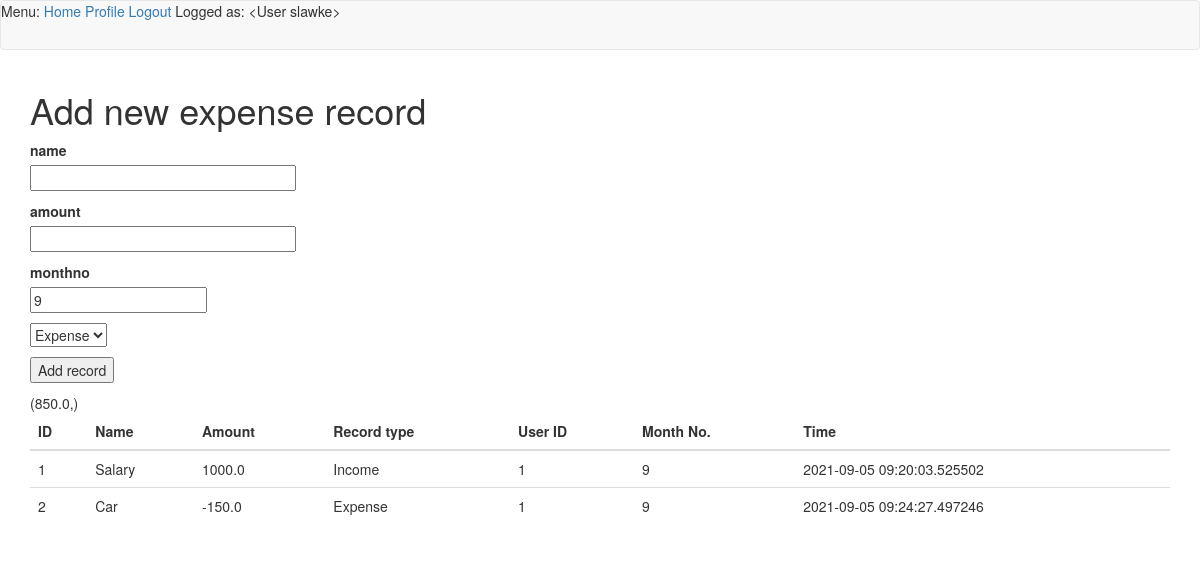
The app's page /add (signed in) with its own data.
### app/models.py (models this page shows, shortened)
class User(UserMixin, db.Model):
    id = db.Column(db.Integer, primary_key=True)
    username = db.Column(db.String(64), index=True, unique=True)
    email = db.Column(db.String(120), index=True, unique=True)
    password_hash = db.Column(db.String(128))
    posts = db.relationship('Post', backref='author', lazy='dynamic')
    def __repr__(self):
        return '<User {}>'.format(self.username)

class Expenses(db.Model):
    id = db.Column(db.Integer, primary_key=True)
    name = db.Column(db.String)
    amount = db.Column(db.String(140))
    monthno = db.Column(db.String, default=str(datetime.utcnow().strftime("%m")))
    timestamp = db.Column(db.DateTime, index=True, default=datetime.utcnow())
    user_id = db.Column(db.String, db.ForeignKey('user.id')) #nullable=False eventually try
    exorin = db.Column(db.String)
    user_nick = db.relationship('User', backref=db.backref('users', lazy=True))

### app/routes.py (the view)
@app.route('/add', methods=['GET'])
def show():
    exp = Expenses.query.filter(Expenses.monthno == 9)
    form = ExpensesForm()
    summary = (Expenses.query.with_entities(func.sum(Expenses.amount)).filter(Expenses.monthno == 9)[0])
    return render_template('add.html', title='Add', exp=exp, summary=summary, form=form)

### app/forms.py
class ExpensesForm(FlaskForm):
    name = StringField('name', validators=[DataRequired()])
    amount = FloatField('amount', validators=[DataRequired()])
    monthno = IntegerField('monthno', default = datetime.utcnow().strftime("%m"))
    exorin = SelectField(u'Expense or Income', choices=[('Expense', 'Expense'), ('Income', 'Income')])
    add = SubmitField('Add record')

### app/models.py (called while the page is built)
@login.user_loader
def load_user(id):
    return User.query.get(int(id))

### app/templates/add.html (shortened to what this page needs)
{% extends "base.html" %}
{% block app_content %}
<body>
    <h1>Add new expense record</h1>
    <form action="" method="post" novalidate>
        <p>
            {{ form.name.label }}<br>
            {{ form.name(size=32) }}
        </p>
        <p>
            {{ form.amount.label }}<br>
            {{ form.amount(size=32) }}
        </p>
        <p>
            {{ form.monthno.label }}<br>
            {{ form.monthno(size=32) }}
        </p>
        <p>{{ form.exorin() }}</p>
        <p>{{ form.add() }}</p>
    </form>
<table class="table table-sm ">
    <thead>
    <tr>
        <th>ID</th>
        <th>Name</th>
        <th>Amount</th>
        <th>Record type</th>
        <th>User ID</th>
        <th>Month No.</th>
        <th>Time</th>
    </tr>
    {% for expenses in exp %}
    <tr>
        <td>{{ expenses.id }} </a></td>
        <td>{{ expenses.name }}</td>
        <td>{{ expenses.amount }}</td>
        <td>{{ expenses.exorin }}</td>
        <td>{{ expenses.user_id }}</td>
        <td>{{ expenses.monthno }}</td>
        <td>{{ expenses.timestamp }}</td>
    </tr>
    {% endfor %}
    </thead>
</table>
</body>
{% endblock %}

### app/templates/base.html (shortened to what this page needs)
{% extends 'bootstrap/base.html' %}
{% block navbar %}
    <nav class="navbar navbar-default">
        <div>
            Menu:
            <a href="{{ url_for('index') }}">Home</a>
            {% if current_user.is_anonymous %}
            <a href="{{ url_for('login') }}">Login</a>
            <a href="{{ url_for('register') }}">Register</a>
            {% else %}
            <a href="{{ url_for('user', username=current_user.username) }}">Profile</a>
            <a href="{{ url_for('logout') }}">Logout</a>
            {% endif %}
            Logged as: {{ current_user }}
        </div>
    </nav>
{% endblock %}
{% block content %}
    <div class="container">
        {% block app_content %}{% endblock %}
    </div>
{% endblock %}

### records on screen
User: username "<User slawke>"
Expenses: id "1", name "Salary", amount "1000.0", exorin "Income", user_id "1", monthno "9", timestamp "2021-09-05 09:20:03.525502"
Expenses: id "2", name "Car", amount "-150.0", exorin "Expense", user_id "1", monthno "9", timestamp "2021-09-05 09:24:27.497246"
